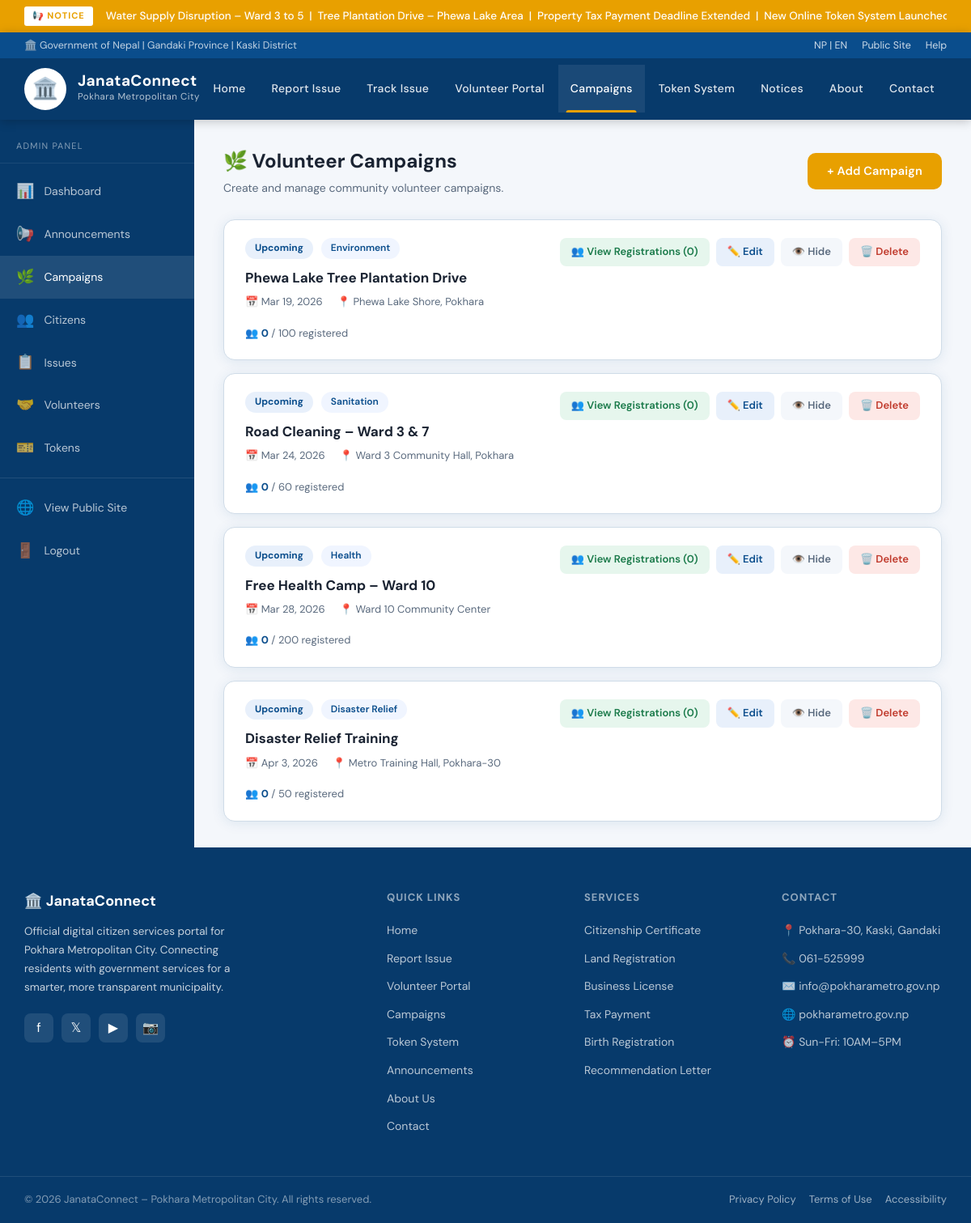
Screenshot of /admin/campaigns.php (signed in) with the database file from the repository.
### tables this page shows
CREATE TABLE IF NOT EXISTS campaigns (
    id INT AUTO_INCREMENT PRIMARY KEY,
    title VARCHAR(250) NOT NULL,
    description TEXT NOT NULL,
    location VARCHAR(300),
    campaign_date DATE,
    campaign_time VARCHAR(60),
    organizer VARCHAR(150),
    max_volunteers INT DEFAULT 0,
    image VARCHAR(300),
    category VARCHAR(80),
    status ENUM('Upcoming','Ongoing','Completed','Cancelled') DEFAULT 'Upcoming',
    is_active TINYINT(1) DEFAULT 1,
    created_at TIMESTAMP DEFAULT CURRENT_TIMESTAMP
);

### admin/campaigns.php (the view, shortened to what this page needs)
<?php
$conn = getDB();
$campaigns = $conn->query("SELECT c.*,
    (SELECT COUNT(*) FROM campaign_registrations cr WHERE cr.campaign_id = c.id) as reg_count
    FROM campaigns c ORDER BY campaign_date ASC");
$status_colors = [
    'Upcoming' => ['#e8f0fb','#0a4d8c'],
    'Ongoing'  => ['#e6f6ed','#1a7a4a'],
    'Completed'=> ['#f4f7fb','#5a6a7e'],
    'Cancelled'=> ['#fde8e6','#c0392b'],
];
?>
<!DOCTYPE html>
<html lang="en">
<head>
  <link rel="stylesheet" href="../css/style.css">
</head>
<body>
<?php include '../includes/header.php'; ?>
<div class="admin-layout">
  <?php include 'sidebar.php'; ?>
  <main class="admin-main">
    <div class="admin-header">
      <div><h1>🌿 Volunteer Campaigns</h1><p>Create and manage community volunteer campaigns.</p></div>
      <a href="campaign_form.php" class="btn btn-primary">+ Add Campaign</a>
    </div>
    <div style="display:flex;flex-direction:column;gap:16px;">
      <?php while ($c = $campaigns->fetch_assoc()):
        $sc = $status_colors[$c['status']] ?? $status_colors['Upcoming'];
      ?>
      <div style="background:white;border-radius:14px;border:1.5px solid #d0dce8;box-shadow:var(--shadow);padding:22px 26px;">
        <div style="display:flex;justify-content:space-between;align-items:flex-start;gap:20px;flex-wrap:wrap;">
          <div style="flex:1;">
            <div style="display:flex;gap:10px;align-items:center;margin-bottom:10px;flex-wrap:wrap;">
              <span style="background:<?= $sc[0] ?>;color:<?= $sc[1] ?>;font-size:12px;font-weight:700;padding:3px 12px;border-radius:20px;">
                <?= htmlspecialchars($c['status']) ?>
              </span>
              <span style="background:#f0f5ff;color:#0a4d8c;font-size:12px;font-weight:600;padding:3px 12px;border-radius:20px;">
                <?= htmlspecialchars($c['category']) ?>
              </span>
            </div>
            <h3 style="font-size:17px;font-weight:700;margin-bottom:6px;"><?= htmlspecialchars($c['title']) ?></h3>
            <div style="display:flex;gap:18px;font-size:13px;color:#5a6a7e;flex-wrap:wrap;">
              <?php if ($c['campaign_date']): ?>
              <span>📅 <?= date('M j, Y', strtotime($c['campaign_date'])) ?></span>
              <?php endif; ?>
              <?php if ($c['location']): ?>
              <span>📍 <?= htmlspecialchars(substr($c['location'],0,40)) ?></span>
              <?php endif; ?>
              <span>👥 <strong style="color:#0a4d8c;"><?= $c['reg_count'] ?></strong><?= $c['max_volunteers'] > 0 ? ' / '.$c['max_volunteers'] : '' ?> registered</span>
            </div>
          </div>
          <div style="display:flex;gap:8px;flex-wrap:wrap;align-items:center;">
            <a href="campaign_registrations.php?campaign_id=<?= $c['id'] ?>"
               style="padding:7px 14px;background:#e6f6ed;color:#1a7a4a;border-radius:8px;text-decoration:none;font-size:13px;font-weight:600;">
               👥 View Registrations (<?= $c['reg_count'] ?>)
            </a>
            <a href="campaign_form.php?id=<?= $c['id'] ?>"
               style="padding:7px 14px;background:#e8f0fb;color:#0a4d8c;border-radius:8px;text-decoration:none;font-size:13px;font-weight:600;">
               ✏️ Edit
            </a>
            <a href="campaigns.php?toggle=<?= $c['id'] ?>"
               style="padding:7px 14px;background:#f4f7fb;color:#5a6a7e;border-radius:8px;text-decoration:none;font-size:13px;font-weight:600;">
               <?= $c['is_active'] ? '👁️ Hide' : '👁️ Show' ?>
            </a>
            <a href="campaigns.php?delete=<?= $c['id'] ?>"
               onclick="return confirm('Delete this campaign and all its registrations?')"
               style="padding:7px 14px;background:#fde8e6;color:#c0392b;border-radius:8px;text-decoration:none;font-size:13px;font-weight:600;">
               🗑️ Delete
            </a>
          </div>
        </div>
      </div>
      <?php endwhile; ?>
    </div>
  </main>
</div>
<?php include '../includes/footer.php'; ?>

### css/style.css (style rules this page uses)
:root { --primary: #0a4d8c; --primary-dark: #073a6b; --primary-light: #1a6bbf; --accent: #e8a000; --accent-light: #f5c842; --red: #c0392b; --green: #1a7a4a; --text: #1a2332; --text-muted: #5a6a7e; --bg: #f4f7fb; --bg-white: #ffffff; --border: #d0dce8; --shadow: 0 2px 16px rgba(10,77,140,0.10); --shadow-md: 0 4px 32px rgba(10,77,140,0.14); --radius: 10px; --radius-lg: 18px; --transition: 0.22s ease; }
*, *::before, *::after { box-sizing: border-box; margin: 0; padding: 0; }
html { scroll-behavior: smooth; }
body { font-family: 'DM Sans', 'Mukta', sans-serif; background: var(--bg); color: var(--text); line-height: 1.6; min-height: 100vh; }
.btn { display: inline-flex; align-items: center; gap: 8px; padding: 11px 24px; border-radius: var(--radius); font-size: 14.5px; font-weight: 600; text-decoration: none; border: none; cursor: pointer; transition: var(--transition); letter-spacing: 0.2px; font-family: inherit; }
.btn-primary { background: var(--accent); color: white; }
.admin-layout { display: grid; grid-template-columns: 240px 1fr; min-height: calc(100vh - 80px); }
.admin-main { padding: 32px 36px; background: var(--bg); }
.admin-header { display: flex; justify-content: space-between; align-items: center; margin-bottom: 28px; }
.admin-header h1 { font-size: 24px; font-weight: 700; }
.admin-header p { color: var(--text-muted); font-size: 14px; margin-top: 3px; }

### rows the page displays
campaigns: status "Upcoming", category "Environment", title "Phewa Lake Tree Plantation Drive", campaign_date "Mar 19, 2026", location "Phewa Lake Shore, Pokhara", reg_count "0", max_volunteers "100", is_active "👁️ Hide"
campaigns: status "Upcoming", category "Sanitation", title "Road Cleaning – Ward 3 & 7", campaign_date "Mar 24, 2026", location "Ward 3 Community Hall, Pokhara", reg_count "0", max_volunteers "60", is_active "👁️ Hide"
campaigns: status "Upcoming", category "Health", title "Free Health Camp – Ward 10", campaign_date "Mar 28, 2026", location "Ward 10 Community Center", reg_count "0", max_volunteers "200", is_active "👁️ Hide"
campaigns: status "Upcoming", category "Disaster Relief", title "Disaster Relief Training", campaign_date "Apr 3, 2026", location "Metro Training Hall, Pokhara-30", reg_count "0", max_volunteers "50", is_active "👁️ Hide"

### other values shown
$_ticker_text "Water Supply Disruption – Ward 3 to 5 | Tree Plantation Drive – Phewa Lake Area | Property Tax Payment Deadline Extended | New Online Token System…"
